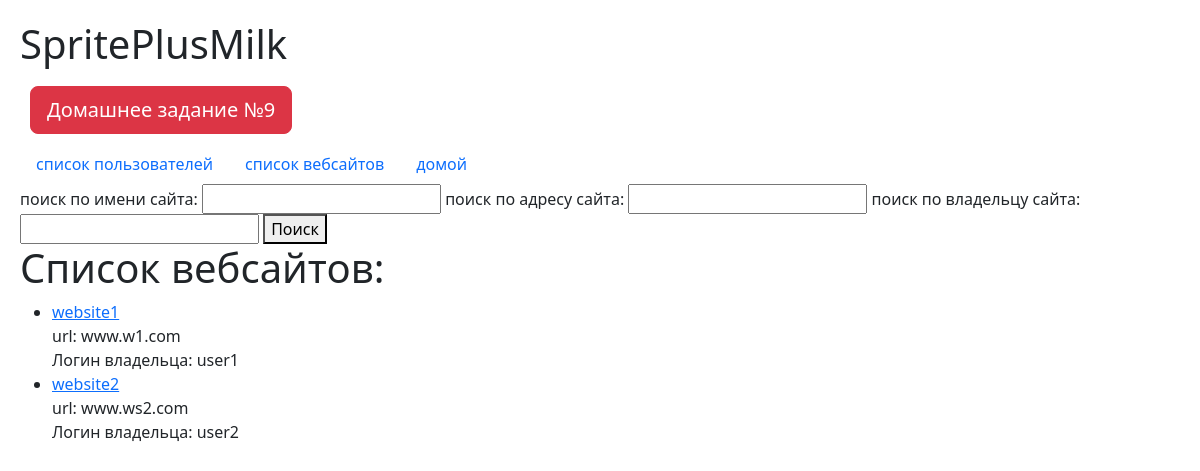
Page /websites on the committed database.
### core/models.py (models this page shows)
class Website(models.Model):
    name = models.CharField(max_length=50, null=False, blank=True) # адрес сайта
    address = models.CharField(max_length=40, null=False, blank=True) # IP-адрес сайта
    owner = models.ForeignKey(Client, on_delete=models.CASCADE, related_name='website') # связь с владельцем
    expires = models.DateTimeField(default=timezone.now() + timezone.timedelta(days=30)) # дата и время окончания аренды

class Client(models.Model):
    login = models.CharField(max_length=30, null=False)
    password = models.CharField(max_length=30, null=False, blank=True)
    dns_server = models.ManyToManyField(DomainNameServer, blank=True) # доступные ДНС серверы

### core/views.py (the view)
# urls.py: path('websites',views.WebsitesList.as_view(), name='ws_list'),
class WebsitesList(ListView, TitleMixin):
    model = models.Website
    template_name = 'core/websites_list.html'
    context_object_name = 'websites'
    def get_queryset(self):
        website_name = self.request.GET.get('website_name')
        website_url = self.request.GET.get('website_url')
        website_owner = self.request.GET.get('website_owner')
        qset = models.Website.objects.all()
        if website_name:
            return qset.filter(Q(name__icontains=website_name) | Q(address__icontains=website_url) | Q(owner=website_owner))
        return qset
    def get_context_data(self, **kwargs):
        context = super().get_context_data(**kwargs)
        context['form'] = forms.WebsiteSearch(self.request.GET)
        return context

### core/forms.py
class WebsiteSearch(forms.Form):
    website_name = forms.CharField(label='поиск по имени сайта', required=False)
    website_url = forms.CharField(label='поиск по адресу сайта', required=False)
    website_owner = forms.CharField(label='поиск по владельцу сайта', required=False)
    def clean(self):
        name = list(self.cleaned_data['website_name'])
        url = list(self.cleaned_data['website_url'])
        owner = list(self.cleaned_data['website_owner'])
        if list(filter(lambda x: x in forbidden_characters, name)):
            raise forms.ValidationError(f'Имя сайта не должно содержать символов {forbidden_characters}')
        if list(filter(lambda x: x in forbidden_characters, url)):
            raise forms.ValidationError(f'Адрес не должен содержать символов {forbidden_characters}')
        if list(filter(lambda x: x in forbidden_characters, owner)):
            raise forms.ValidationError(f'Имя влдельца не должно содержать символов {forbidden_characters}')
        return name

### core/templates/core/websites_list.html (shortened to what this page needs)
{% extends 'core/based.html'%}
{% block content%}
<form method="get">
  {{form}}
  <button type="submit">Поиск</button>
</form>
<h1>Список вебсайтов:</h1>
<ul>
{% for website in websites %}
    <li><a href="{% url 'core:detail_ws' website.id %}">{{website.name}}</a> <br>
        <a>url: {{website.address}}</a> <br>
        <a>Логин владельца: {{website.owner.login}}</a>
    </li>
{% endfor %}
</ul>
{% endblock %}

### core/templates/core/based.html (style rules this page uses)
body { padding: 20px; }

### rows in the picture
Website: name "website1", address "www.w1.com", owner.login "user1"
Website: name "website2", address "www.ws2.com", owner.login "user2"
